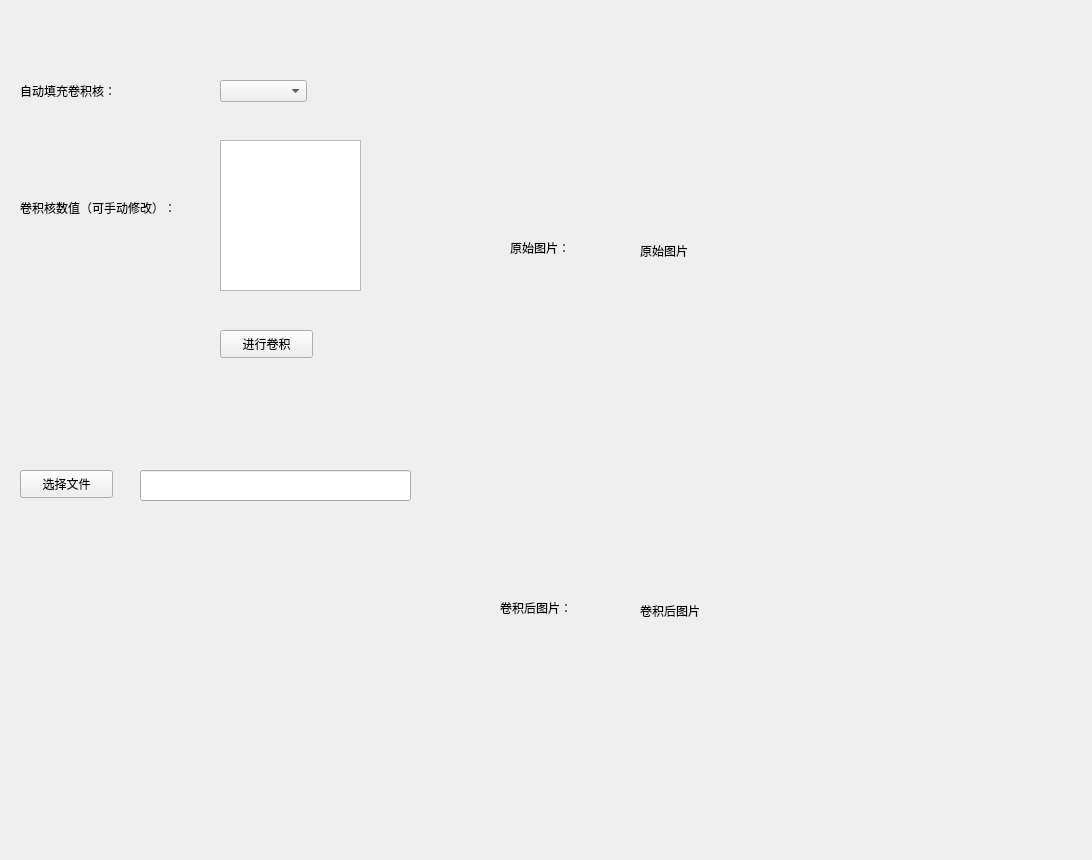
<?xml version="1.0" encoding="UTF-8"?>
<ui version="4.0">
 <class>Form</class>
 <widget class="QWidget" name="Form">
  <property name="geometry">
   <rect>
    <x>0</x>
    <y>0</y>
    <width>1092</width>
    <height>860</height>
   </rect>
  </property>
  <property name="windowTitle">
   <string>Form</string>
  </property>
  <widget class="QLabel" name="label">
   <property name="geometry">
    <rect>
     <x>20</x>
     <y>80</y>
     <width>121</width>
     <height>21</height>
    </rect>
   </property>
   <property name="text">
    <string>自动填充卷积核：</string>
   </property>
  </widget>
  <widget class="QPushButton" name="pushButton">
   <property name="geometry">
    <rect>
     <x>20</x>
     <y>470</y>
     <width>93</width>
     <height>28</height>
    </rect>
   </property>
   <property name="text">
    <string>选择文件</string>
   </property>
  </widget>
  <widget class="QLineEdit" name="lineEdit_2">
   <property name="geometry">
    <rect>
     <x>140</x>
     <y>470</y>
     <width>271</width>
     <height>31</height>
    </rect>
   </property>
  </widget>
  <widget class="QComboBox" name="comboBox">
   <property name="geometry">
    <rect>
     <x>220</x>
     <y>80</y>
     <width>87</width>
     <height>22</height>
    </rect>
   </property>
  </widget>
  <widget class="QLabel" name="label_2">
   <property name="geometry">
    <rect>
     <x>640</x>
     <y>70</y>
     <width>361</width>
     <height>361</height>
    </rect>
   </property>
   <property name="text">
    <string>原始图片</string>
   </property>
  </widget>
  <widget class="QLabel" name="label_3">
   <property name="geometry">
    <rect>
     <x>640</x>
     <y>430</y>
     <width>361</width>
     <height>361</height>
    </rect>
   </property>
   <property name="text">
    <string>卷积后图片</string>
   </property>
  </widget>
  <widget class="QTableView" name="tableView">
   <property name="geometry">
    <rect>
     <x>220</x>
     <y>140</y>
     <width>141</width>
     <height>151</height>
    </rect>
   </property>
  </widget>
  <widget class="QLabel" name="label_4">
   <property name="geometry">
    <rect>
     <x>510</x>
     <y>240</y>
     <width>72</width>
     <height>15</height>
    </rect>
   </property>
   <property name="text">
    <string>原始图片：</string>
   </property>
  </widget>
  <widget class="QLabel" name="label_5">
   <property name="geometry">
    <rect>
     <x>500</x>
     <y>600</y>
     <width>81</width>
     <height>16</height>
    </rect>
   </property>
   <property name="text">
    <string>卷积后图片：</string>
   </property>
  </widget>
  <widget class="QPushButton" name="pushButton_2">
   <property name="geometry">
    <rect>
     <x>220</x>
     <y>330</y>
     <width>93</width>
     <height>28</height>
    </rect>
   </property>
   <property name="text">
    <string>进行卷积</string>
   </property>
  </widget>
  <widget class="QLabel" name="label_6">
   <property name="geometry">
    <rect>
     <x>20</x>
     <y>200</y>
     <width>191</width>
     <height>16</height>
    </rect>
   </property>
   <property name="text">
    <string>卷积核数值（可手动修改）：</string>
   </property>
  </widget>
 </widget>
 <resources/>
 <connections/>
</ui>
